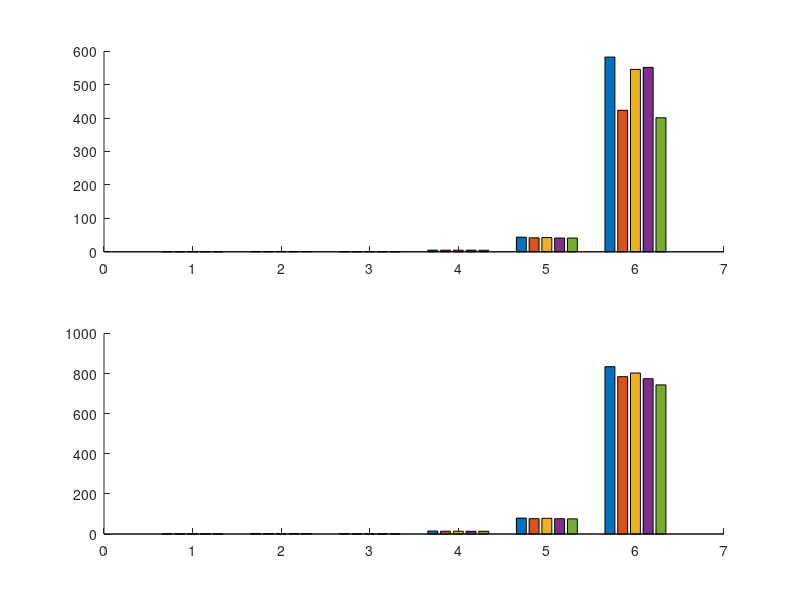

Write MATLAB code to recreate this figure. (Note: this script raises an error after producing the figure.)
% 创建分组柱状图比较不同算法对不同网格大小的计算成本（对数坐标版）

% 创建图形窗口，设置位置和大小
figure('Position',[500,200,850,650])

YData1=[0.470000000000000	0.370000000000000	0.450000000000000	0.480000000000000	0.340000000000000
1.08000000000000	0.940000000000000	0.990000000000000	1.02000000000000	0.910000000000000
0.520000000000000	0.440000000000000	0.490000000000000	0.510000000000000	0.430000000000000
5.01000000000000	4.87000000000000	4.89000000000000	4.92000000000000	4.82000000000000
43.7800000000000	41.8500000000000	42.5800000000000	41.2900000000000	41.2200000000000
582.390000000000	423.220000000000	545.560000000000	551.600000000000	400.830000000000];
YData2 = [0.700000000000000	0.660000000000000	0.660000000000000	0.760000000000000	0.620000000000000
1.90000000000000	1.69000000000000	1.86000000000000	1.93000000000000	1.66000000000000
0.910000000000000	0.740000000000000	0.870000000000000	0.910000000000000	0.740000000000000
14.8000000000000	13.8500000000000	13.8200000000000	13.4900000000000	13.7000000000000
79.3200000000000	76.5200000000000	78.2100000000000	76.3000000000000	75.5800000000000
834.160000000000	784.250000000000	802.430000000000	774.140000000000	743.300000000000];

% 配色方案(RGB值转换为0-1范围)
CData=[111,173,72;    % 绿色 
       92,154,215;    % 蓝色 
      255,192,1;      % 黄色 
       69,103,42;     % 深绿 
       36,94,144]./255; % 深蓝 

% 创建上子图和柱状图
ax1=subplot(2,1,1); hold on; 
hBar1=bar(YData1);           

% 创建下子图和柱状图
ax2=subplot(2,1,2); hold on; 
hBar2=bar(YData2);           

% 设置柱状图样式
for i=1:length(hBar1)
    hBar1(i).EdgeColor='none';      
    hBar1(i).FaceColor=CData(i,:);  
    hBar2(i).EdgeColor='none';      
    hBar2(i).FaceColor=CData(i,:);  
end

% 设置Y轴为对数坐标 - 这是解决大范围数据的关键
set(ax1, 'YScale', 'log');
set(ax2, 'YScale', 'log');

% 设置X轴标签
ax1.XTick=1:size(YData1,1);        
ax2.XTick=1:size(YData2,1);        
ax1.XTickLabel={'5*5*90','5*5*900','25*25*90','25*25*900','250*250*90','250*250*900'};
ax2.XTickLabel={'5*5*90','5*5*900','25*25*90','25*25*900','250*250*90','250*250*900'};

% 设置坐标轴字体样式
ax1.FontName='Cambria';    ax2.FontName='Cambria';     
ax1.FontWeight='bold';     ax2.FontWeight='bold';      
ax1.FontSize=12;           ax2.FontSize=12;            

% 网格设置
ax1.XGrid='on';            ax2.XGrid='on';             
% ax1.YGrid='on';            ax2.YGrid='on';  % 添加Y轴网格
ax1.GridAlpha=.2;          ax2.GridAlpha=.2;           

% 坐标轴边框设置
ax1.Box='on';              ax2.Box='on';               
ax1.LineWidth=1.5;         ax2.LineWidth=1.5;          

% 刻度线设置
ax1.TickLength=[0,0];      ax2.TickLength=[0,0];       

% 绘制垂直分隔线
XV=(1:size(YData1,1)-1)+.5; 
for i=1:length(XV)
    xline(ax1,XV(i),'LineWidth',1.4,'LineStyle','--','Color',[0,0,0]);
    xline(ax2,XV(i),'LineWidth',1.4,'LineStyle','--','Color',[0,0,0]);
end

% 创建图例
lgd1=legend(hBar1,'program A','program B','program C','program D','program E','FontSize',13);
lgd2=legend(hBar2,'program A','program B','program C','program D','program E','FontSize',13);

% 图例位置设置
lgd1.Location='southoutside';  
lgd2.Location='southoutside';  

% 图例排列设置
lgd1.NumColumns=length(hBar1); 
lgd2.NumColumns=length(hBar2); 

% 图例标记大小设置
lgd1.ItemTokenSize=[8,8];      
lgd2.ItemTokenSize=[8,8];      

% 图例边框设置
lgd1.Box='off';                                                             
lgd2.Box='off';                

% 调整子图位置和间距
set(ax1,'LooseInset',[.1,0,0.028,0.03],'OuterPosition',[0,1/2-1/30,1,1/2+1/30]);
set(ax2,'LooseInset',[.1,0,0.028,0.03],'OuterPosition',[0,0-1/30,1,1/2+1/30]);

% 添加子图标签(左上角) - 
text(ax1,0.6, 1000,'5:00 UT','FontSize',15,'FontWeight','bold','FontName','Cambria');
text(ax2,0.6, 1000,'11:00 UT','FontSize',15,'FontWeight','bold','FontName','Cambria');

% 添加Y轴标签
ylabel(ax1, 'time cost(s)');
ylabel(ax2, 'time cost(s)');

% 设置合适的Y轴范围（确保所有数据点可见）
ylim(ax1, [0.1, 10000]); 
ylim(ax2, [0.1, 10000]);
